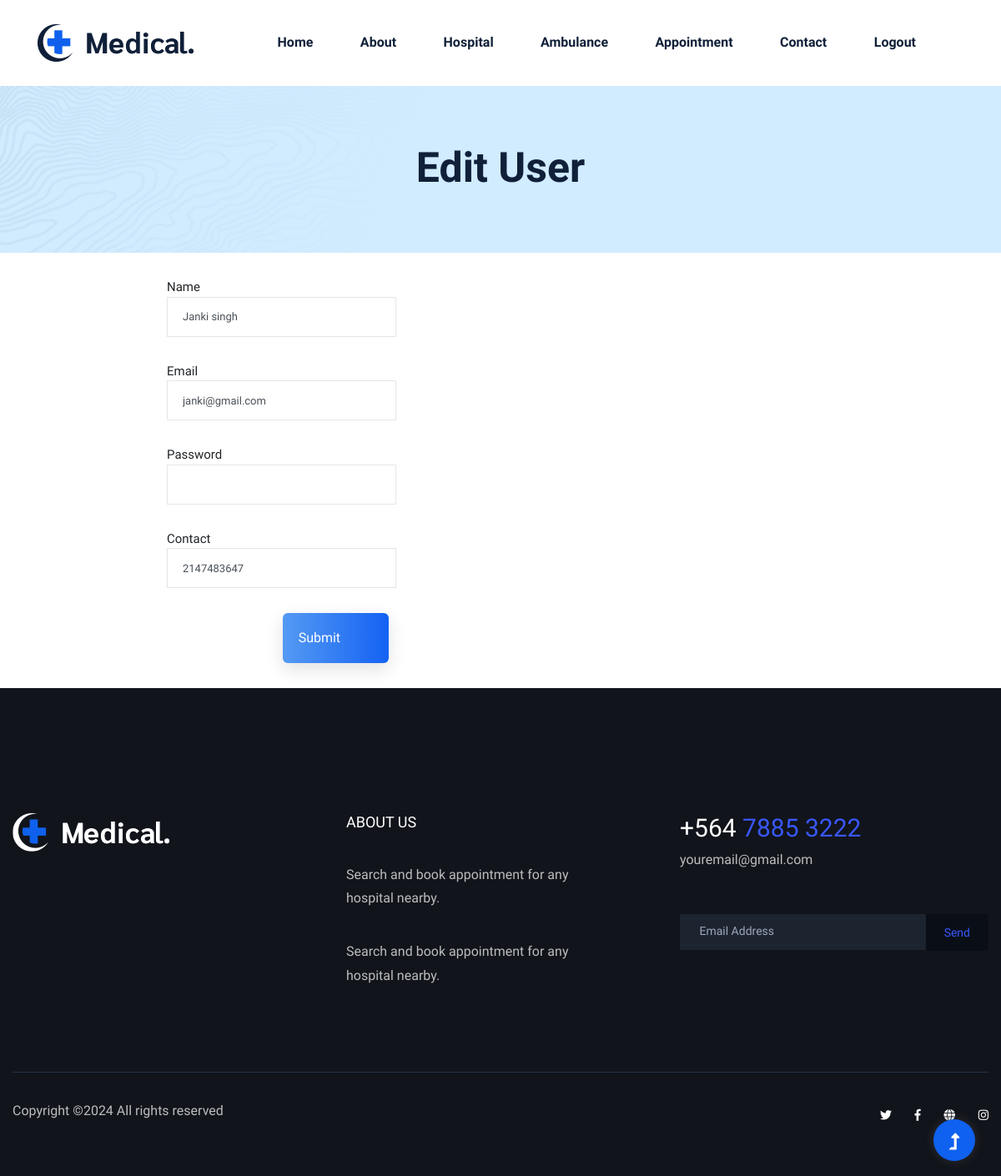
The app's page /edit_user.php?id=1 (signed in) with its own data.
### tables this page shows
CREATE TABLE `user_register` (
  `id` int(5) NOT NULL,
  `name` varchar(250) NOT NULL,
  `email` varchar(250) NOT NULL,
  `password` varchar(250) NOT NULL,
  `contact` bigint(20) NOT NULL,
  `status` varchar(50) NOT NULL DEFAULT 'Active',
  `created_at` timestamp NULL DEFAULT current_timestamp()
);

### edit_user.php (the view, shortened to what this page needs)
<?php
if(isset($_REQUEST['id'])){
    $id=$_REQUEST['id'];
    include('config.php');
    $query="SELECT * from `user_register` where `id`='$id'";
    $res=mysqli_query($conn,$query);
    $data=mysqli_fetch_array($res);
}
?>
<?php
include('header.php');
?>
<div class="slider-area2">
        <div class="slider-height2 d-flex align-items-center">
            <div class="container">
                <div class="row">
                <div class="col-xl-12">
                    <div class="hero-cap hero-cap2 text-center">
                        <h2>Edit User</h2>
                    </div>
                </div>
                </div>
            </div>
        </div>
    </div>
<div class="container-fluid">
    <div class="row contact-form pt-lg-5">
        <div class="col-md-2 "></div>
            <form method="post" class="form-contact contact_formt">
                <div class="row form-group">
                    <div class="col-md-1 font2">
                    Name
                    </div>
                    <div class="col-md-11">
                        <input type="text" name="name" class="form-control" value="<?php echo $data['name']?>" required>
                    </div>
                </div>
                <div class="row form-group">
                    <div class="col-md-1 font2">
                        Email
                    </div>
                    <div class="col-md-11 ">
                        <input type="email" name="email" class="form-control" value="<?php echo $data['email']?>"required>
                    </div>
                </div>
                <div class="row form-group">
                    <div class="col-md-1 font2">
                        Password
                    </div>
                    <div class="col-md-11">
                    <input type="password" name="password" class="form-control" >
                    </div>
                </div>
                <div class="row form-group">
                    <div class="col-md-1 font2">
                        Contact
                    </div>
                    <div class="col-md-11">
                        <input type="number" name="contact" required class="form-control" min="0" value="<?php echo $data['contact']?>">
                    </div>
                </div>
                <div class="row form-group">
                    <div class="col-md-5"></div>
                    <div class="col-md-4">
                        <button type="submit" class="btn btn-primary" name="submit"> Submit</button>
                    </div>
                </div>
            </form>
        </div>
    </div>
<?php
include('footer.php');
?>

### style1.css (style rules this page uses)
.font2 { font-weight:450; font-size: 15px; }

### records on screen
user_register: name "Janki singh", email "janki@gmail.com", contact "2147483647"
